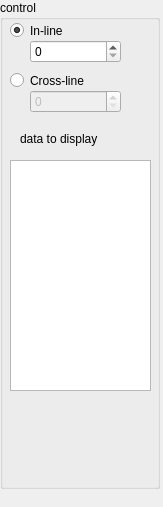
<?xml version="1.0" encoding="UTF-8"?>
<ui version="4.0">
 <class>section_View_Control</class>
 <widget class="QWidget" name="section_View_Control">
  <property name="geometry">
   <rect>
    <x>0</x>
    <y>0</y>
    <width>163</width>
    <height>507</height>
   </rect>
  </property>
  <property name="sizePolicy">
   <sizepolicy hsizetype="Fixed" vsizetype="Preferred">
    <horstretch>0</horstretch>
    <verstretch>0</verstretch>
   </sizepolicy>
  </property>
  <property name="minimumSize">
   <size>
    <width>160</width>
    <height>300</height>
   </size>
  </property>
  <property name="windowTitle">
   <string>Form</string>
  </property>
  <widget class="QGroupBox" name="groupBox">
   <property name="geometry">
    <rect>
     <x>0</x>
     <y>0</y>
     <width>160</width>
     <height>489</height>
    </rect>
   </property>
   <property name="minimumSize">
    <size>
     <width>160</width>
     <height>300</height>
    </size>
   </property>
   <property name="maximumSize">
    <size>
     <width>160</width>
     <height>16777215</height>
    </size>
   </property>
   <property name="title">
    <string>control</string>
   </property>
   <widget class="QLabel" name="label_2">
    <property name="geometry">
     <rect>
      <x>20</x>
      <y>130</y>
      <width>101</width>
      <height>17</height>
     </rect>
    </property>
    <property name="text">
     <string>data to display</string>
    </property>
   </widget>
   <widget class="QListWidget" name="data_listWidget">
    <property name="geometry">
     <rect>
      <x>10</x>
      <y>160</y>
      <width>141</width>
      <height>231</height>
     </rect>
    </property>
   </widget>
   <widget class="QSpinBox" name="inline_SpinBox">
    <property name="geometry">
     <rect>
      <x>30</x>
      <y>40</y>
      <width>91</width>
      <height>23</height>
     </rect>
    </property>
   </widget>
   <widget class="QSpinBox" name="crline_SpinBox">
    <property name="enabled">
     <bool>false</bool>
    </property>
    <property name="geometry">
     <rect>
      <x>30</x>
      <y>90</y>
      <width>91</width>
      <height>23</height>
     </rect>
    </property>
   </widget>
   <widget class="QRadioButton" name="il_radioButton">
    <property name="geometry">
     <rect>
      <x>10</x>
      <y>20</y>
      <width>104</width>
      <height>21</height>
     </rect>
    </property>
    <property name="text">
     <string>In-line</string>
    </property>
    <property name="checked">
     <bool>true</bool>
    </property>
   </widget>
   <widget class="QRadioButton" name="cl_radioButton">
    <property name="geometry">
     <rect>
      <x>10</x>
      <y>70</y>
      <width>104</width>
      <height>21</height>
     </rect>
    </property>
    <property name="text">
     <string>Cross-line</string>
    </property>
   </widget>
  </widget>
 </widget>
 <resources/>
 <connections/>
</ui>
